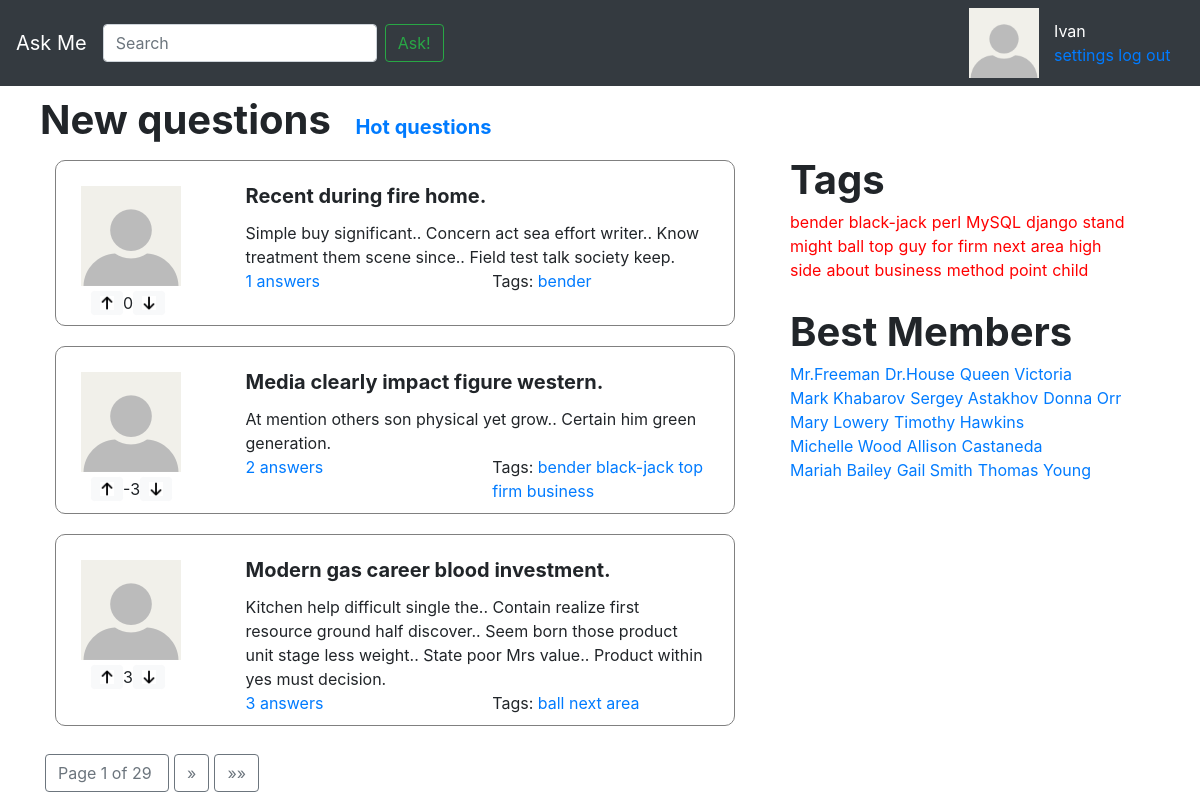
The page / on the database its author committed.
### app/models.py (models this page shows, shortened)
class Question(models.Model):
	title = models.CharField(max_length = 256, verbose_name = 'Заголовок')
	text = models.TextField(verbose_name = 'Текст')
	date_create = models.DateTimeField(auto_now_add=True, verbose_name = 'Дата создания')
	author = models.ForeignKey('User', on_delete = models.CASCADE, verbose_name = 'Автор')
	tags = models.ManyToManyField('Tag', verbose_name = 'Тэги')
	marks = GenericRelation(Mark)
	objects = QuestionManager()
	def count_answers(self):
		return Answer.objects.question_answers(self.pk).count()
	class Meta:
		verbose_name = 'Вопрос'
		verbose_name_plural = 'Вопросы'

class User(models.Model):
	author = models.OneToOneField('Profile', on_delete=models.CASCADE)
	objects = UserManager()
	def __str__(self):
		return self.author.user_name
	class Meta:
		verbose_name = 'Пользователь'
		verbose_name_plural = 'Пользователи'

class Profile(models.Model):
	user_name = models.CharField(max_length = 256, verbose_name = 'Имя в системе')
	email = models.EmailField(verbose_name = 'E-mail', default = 'default@def.com', blank = True)
	image = models.ImageField(upload_to='static/img/', default = '111.jpg', blank = True)
	class Meta:
		verbose_name = 'Профиль'
		verbose_name_plural = 'Профили'

class Tag(models.Model):
	name = models.CharField(max_length = 256, unique = True, verbose_name = 'Название тэга')
	objects = TagManager()
	def __str__(self):
		return self.name
	class Meta:
		verbose_name = 'Тэг'
		verbose_name_plural = 'Тэги'

### app/views.py (the view)
# urls.py: path('', views.new_questions, name='index'),
def new_questions(request):
	new_questions = Question.objects.new_questions()
	question_pages = paginate(request, new_questions)
	return render(request, 'index.html', {
        'page_obj': question_pages,
    })

### app/models.py (called while the page is built)
	def get_all_users(self):
		return self.all()

	def count_rating(self):
		return self.filter(mark_type = Mark.MarkType.LIKE).count() - self.filter(mark_type = Mark.MarkType.DISLIKE).count()

	def new_questions(self):
		return self.all().prefetch_related('marks').order_by('-date_create')

	def question_answers(self, question_id):
		return self.filter(question__id = question_id).order_by('-date_create')

	def get_all_tags(self):
		return self.all()

### app/views.py (called while the page is built)
def paginate(request, object_list, per_page=3):
    paginator = Paginator(object_list, per_page)
    page_number = request.GET.get('page')
    page_obj = paginator.get_page(page_number)
    return page_obj

### askme/context_processors.py (called while the page is built)
def tags(arg):
	tags = Tag.objects.get_all_tags()
	return { 'tags': tags }

def best_members(arg):
	best_members = User.objects.get_all_users()
	return { 'members': best_members }

### templates/index.html
{% extends 'inc/base.html' %}
{% load static %}
{% block header %}
    <span href="" id="new_questions_text">New questions</a>
    <a href="{% url 'hot_questions' %}" id="hot_questions_text">Hot questions</a>
{% endblock header %}
{% block content %}
    {% for question in page_obj %}
        {% include 'inc/one_question.html' %}
    {% endfor %}
{% endblock content %}
{% block right %}
    {% include 'inc/tags_section.html' %}
{% endblock right %}

### templates/inc/one_question.html
{% load static %}
<div class="row question-box">
	<div class="col-3 question_box_left">
		<div class="row">
			<img src="../../static/img/{{ question.author.author.image }}" alt="My image" class="question-img">
		</div>
		<div class="row like_widget">
			<img class="btn btn-primary btn-sm btn-light" src="{% static 'img/like.jpg' %}" height="24">
            <div class="bd-highlight like-status"> {{ question.marks.count_rating }} </div>
            <img class="btn btn-primary btn-sm btn-light" src="{% static 'img/dislike.jpg' %}" height="24">
		</div>
	</div>
	<div class="col-9">
		<div class="question_box_right">
			<div class="question-title">{{ question.title }}</div>
			<div class="question-text">{{ question.text }}</div>
			<div class="row">
				<div class="col">
					<a class="ans_tag" href="{% url 'question_answers' question.id  %}">{{ question.count_answers }} answers</a>
				</div>
				<div class="col">
					<span class="ans_tag">Tags:</span>
					{% for tag in question.tags.get_all_tags %}
            			<a class="ans_tag" href="{% url 'tag' tag  %}">{{ tag }}</a>
        			{% endfor %}
				</div>
			</div>
		</div>
	</div>
</div>

### templates/inc/tags_section.html
<div>
    <div class="row">
        <span class="row tags_header">Tags</span>
    </div>
    <div class="row link_tags">
        {% for tag in tags %}
            <a class="sample_tag lang_tag" href="{% url 'tag' tag  %}">{{ tag }}</a>
        {% endfor %}
    </div>
</div>
<div>
    <div class="row">
        <span class="row tags_header">Best Members</span>
    </div>
    <div class="row link_tags">
        {% for member in members %}
            <a class="sample_tag" href="">{{ member }}</a>
        {% endfor %}
    </div>
</div>

### static/css/sticky-footer.css (style rules this page uses)
html { position: relative; min-height: 100%; }
body { margin-bottom: 60px; }

### static/css/container.css (style rules this page uses)
.question-box { border: 1px solid gray; padding: 10px; margin: 10px; border-radius: 10px; margin-bottom: 20px; }
.like_widget { margin-left: 10px; margin-top: 5px; }
.question-text { margin-top: 10px; }
.question-img { margin-left: 15px; margin-top: 15px; max-width: 150px; padding: 0px; }
.question-title { font-size: 20px; font-weight: bold; }
#new_questions_text { font-size: 40px; font-weight: bold; margin-right: 15px; }
#hot_questions_text { font-size: 20px; font-weight: bold; margin-left: 15px; margin-top: 15px; }
.tags_header { font-size: 40px; font-weight: bold; margin-left: 0px; }
.link_tags { margin-right: 25px; margin-bottom: 20px; }
.sample_tag { margin-right: 5px; }
.lang_tag { color: red; }
.question_box_right { margin-top: 10px; }
#new_questions_text { margin-left: 10px; }

### rows shown on the page
Question: author.author.image (picture), marks.count_rating "0", title "Recent during fire home.", text "Simple buy significant.. Concern act sea effort writer.. Know treatment them scene since.. Field test talk society keep.", count_answers "1"
Tag: name "bender"
Question: author.author.image (picture), marks.count_rating "-3", title "Media clearly impact figure western.", text "At mention others son physical yet grow.. Certain him green generation.", count_answers "2"
Tag: name "black-jack"
Tag: name "top"
Tag: name "firm"
Tag: name "business"
Question: author.author.image (picture), marks.count_rating "3", title "Modern gas career blood investment.", text "Kitchen help difficult single the.. Contain realize first resource ground half discover.. Seem born those product unit stage less weight.. State poor Mrs value.. Product within yes must decision.", count_answers "3"
Tag: name "ball"
Tag: name "next"
Tag: name "area"
Tag: name "perl"
Tag: name "MySQL"
Tag: name "django"
Tag: name "stand"
Tag: name "might"
Tag: name "guy"
Tag: name "for"
Tag: name "high"
Tag: name "side"
Tag: name "about"
Tag: name "method"
Tag: name "point"
Tag: name "child"
User: author.user_name "Mr.Freeman"
User: author.user_name "Dr.House"
User: author.user_name "Queen Victoria"
User: author.user_name "Mark Khabarov"
User: author.user_name "Sergey Astakhov"
User: author.user_name "Donna Orr"
User: author.user_name "Mary Lowery"
User: author.user_name "Timothy Hawkins"
User: author.user_name "Michelle Wood"
User: author.user_name "Allison Castaneda"
User: author.user_name "Mariah Bailey"
User: author.user_name "Gail Smith"
User: author.user_name "Thomas Young"

### other values the page prints
{{ page_obj.number }} "1"
{{ page_obj.paginator.num_pages }} "29"
